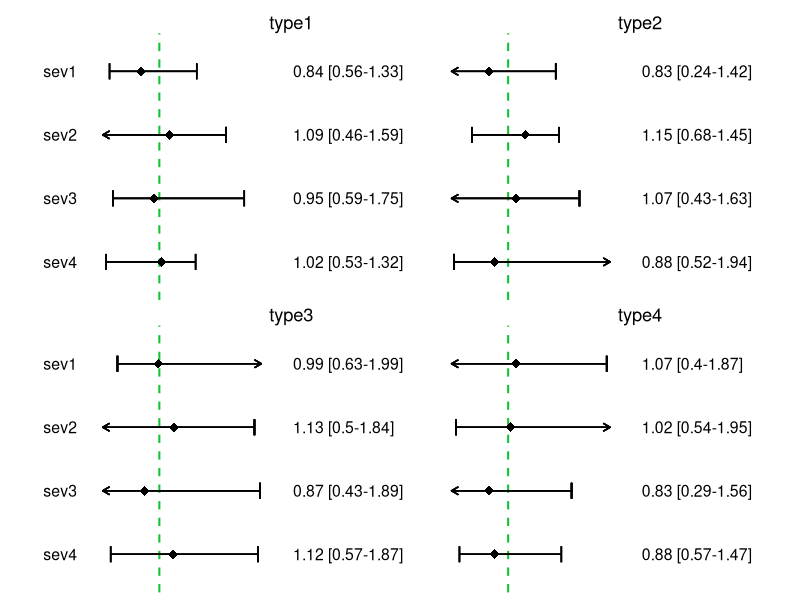

Generate this figure with R:
library(ggplot2)
library(dplyr)
library(readxl)
library(stringr)
library(patchwork)

            
# commit 1

#Generate some random data
data <- data.frame(
  type = rep(c("type1", "type2", "type3", "type4"), 4),
  sev = rep(c("sev1", "sev2", "sev3", "sev4"), each=4),
  HR = round(runif(16, min=0.8, max=1.2),2),
  lower = round(runif(16, min=0.2, max=0.69),2),
  upper = round(runif(16, min=1.31, max=2),2)
) %>% 
  mutate(label = paste(HR, " [", lower, "-", upper, "]", sep=""),
         sev = factor(sev, levels=c("sev4", "sev3", "sev2", "sev1"))) #just to order them around


data <-
data |> tibble()

# Overall sevs column
tab0 <- data %>% 
  filter(type=="type1") %>% #this selection here doesn't really matter
  ggplot()+
  geom_text(aes(y = sev, x = 1.2, label=sev, hjust=0), size = 4) +
  ylab(NULL) + xlab(NULL) +
  theme_void()+
  xlim(1,1.5)





#define function for graphical parts of the whole product
grapher <- function(typestr, #tells how to subset the data
                    bottom=F, #for the x-axis title
                    bound_lower=.5, #these bounds are for the arrowheads (you can also change them when calling the function out in the bottom part of the code)
                    bound_upper=1.9){
  data <- data %>% 
    filter(type==typestr) #filter out the wished subset
  res <- data %>% 
    ggplot(aes(y = sev, x = HR)) +
    geom_vline(xintercept = 1, color = "#11c232", linetype = "dashed", cex = .7, alpha = 1) +
    geom_point(shape = 18, size = 3) +  
    scale_x_continuous(name = "HR [95% CI]", limits = c(bound_lower, bound_upper))+
    ylab(" ") + 
    theme_void()
  #x-axis title only for graphs in the bottom part of the whole combined graph
  if(bottom==F){
    res <- res +
      theme(axis.title.x = element_blank(),
            axis.text.x.bottom = element_blank(),
            axis.ticks.x = element_blank())
  }
  #arrows for those CI-s which exceed limits
  #the loop basically checks for each datapoint, if its bounds exceed the limits given (bound_lower and bound_upper)
  lower <- data$lower
  upper <- data$upper
  sev <- data$sev
  for(i in 1:nrow(data)){
    if(is.na(lower[i])) { #do we have info on the CI (will leave empty line in the graph if TRUE)?
      #do nothing
    } else{
      if(lower[i] > bound_lower & upper[i] < bound_upper){ #are all bounds between boundaries?
        res <- res +
          geom_errorbarh(aes_(xmin = lower[i], xmax = upper[i],y = sev[i]), height = 0.25)
      } else if(lower[i] <= bound_lower & upper[i] >= bound_upper){ #are both bounds out of boundaries?
        res <- res +
          geom_segment(aes_(x = bound_lower, xend = bound_upper,y = sev[i], yend = sev[i]),
                       arrow = arrow(length=unit(0.20,"cm"), ends="both", type = "open"))
      } else if(lower[i] > bound_lower & upper[i] >= bound_upper){ #is upper bound out of scope?
        res <- res+
          geom_segment(aes_(x = lower[i], xend = bound_upper, y = sev[i], yend = sev[i]),
                       arrow = arrow(length=unit(0.20,"cm"), ends = "last", type = "open")) +
          geom_errorbarh(aes_(xmin = lower[i], xmax = lower[i], y = sev[i]), height = 0.25)
      } else{ #is lower bound out of scope?
        res <- res+
          geom_segment(aes_(x = bound_lower, xend = upper[i], y = sev[i], yend = sev[i]),
                       arrow = arrow(length=unit(0.20,"cm"), ends="first", type = "open")) +
          geom_errorbarh(aes_(xmin = upper[i], xmax = upper[i], y = sev[i]), height = 0.25)
      }
    }
  }
  res
}



#function for the textual parts of the whole graph
tabber <- function(typestr, title){
  data %>% 
    filter(type==typestr) %>% 
    ggplot()+
    geom_text(aes(y = sev, x = 1.05, label=label, hjust=0), size = 4) +
    ylab(NULL) + xlab(NULL) +
    theme_void()+
    xlim(1, 1.5)+
    ggtitle(title)
}


#test it out
tab0 + grapher("type1") + tabber("type1", "type1") +
  grapher("type2") + tabber("type2", "type2") +
  tab0 +
  grapher("type3", bottom=T) + tabber("type3", "type3") +
  grapher("type4", bottom=T) + tabber("type4", "type4") +
  plot_layout(ncol=5,
              widths = c(.15, rep(.3, 4))) #plot_layout adjusts the characteristics of the whole combined graph



